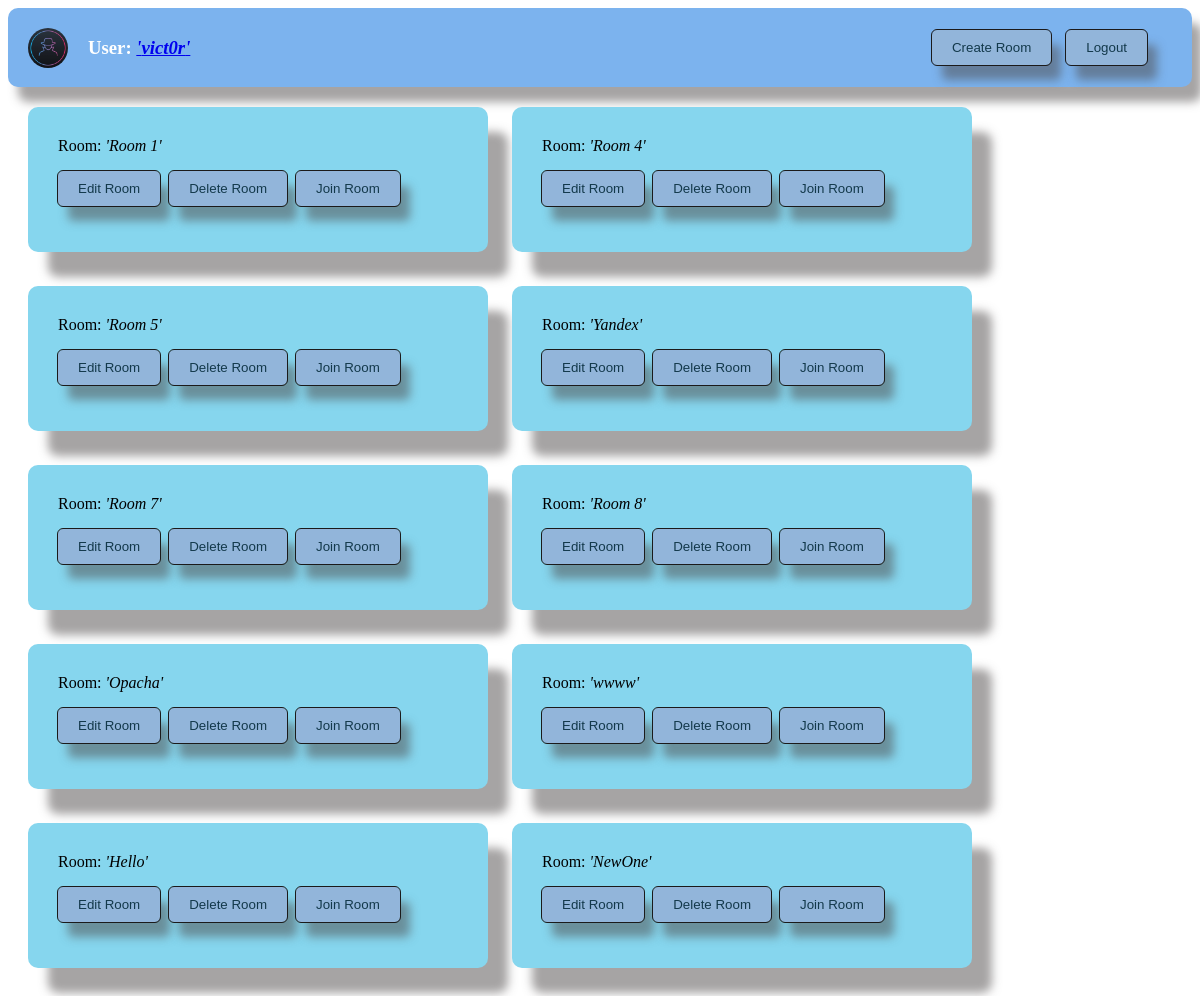
/chat/rooms/ (signed in), run on an earlier commit of the app's database.
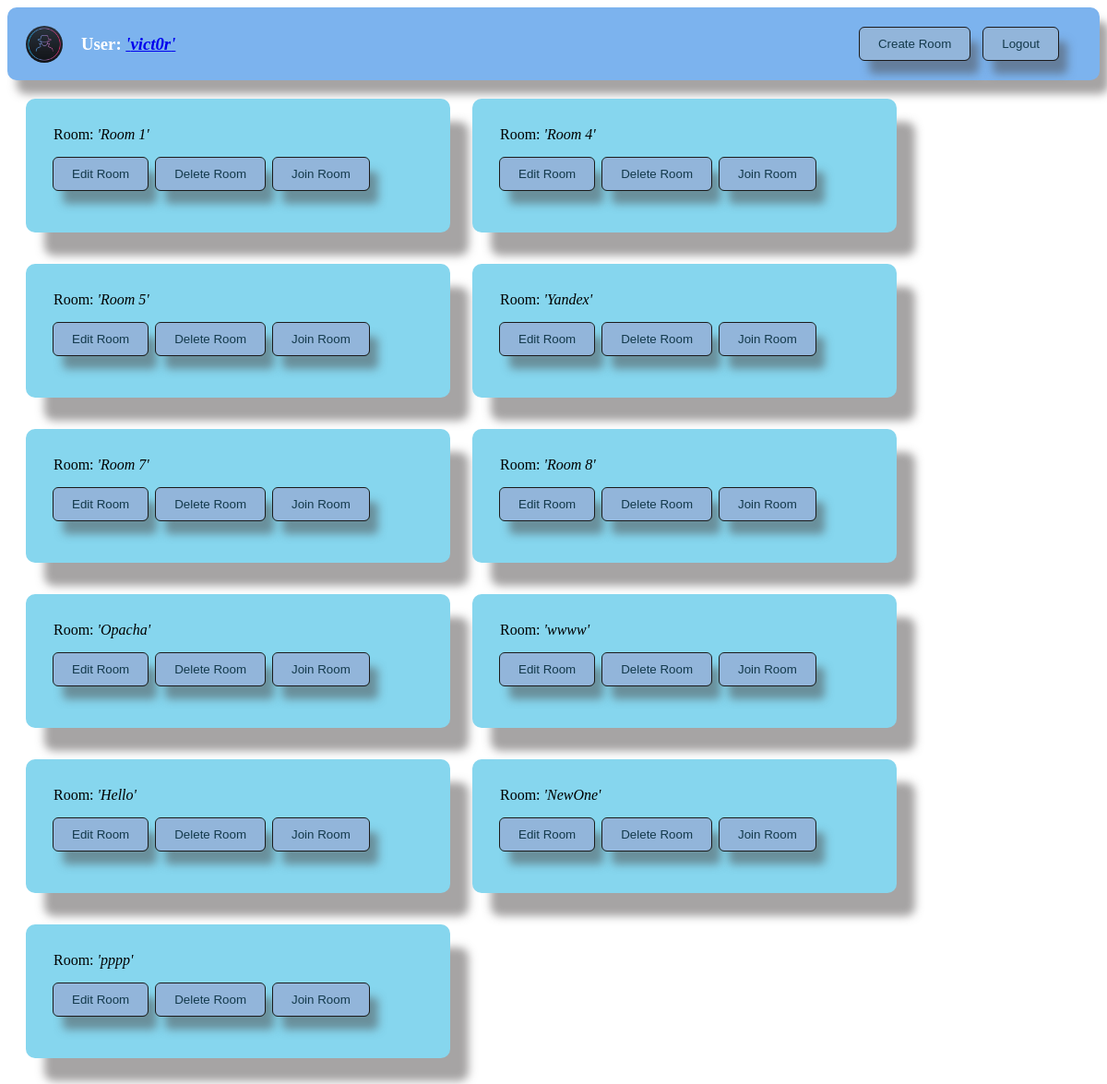
And on a later commit of the database.
### chat/models.py (models this page shows)
class Chat(models.Model):
    name = models.CharField(max_length=128)
    users = models.ManyToManyField(User, related_name='chats')
    def __str__(self):
        return self.name

### chat/views.py (the view)
# urls.py: path('rooms/', getRooms, name='getRooms'),
@login_required
def getRooms(request):
    roomWithIds=Chat.objects.filter().values('id', "name",)
    rooms = Chat.objects.all()
    user = request.user
    print('user:', user)
    print('user.id:', user.id)
    try:
        userProfile = UserProfile.objects.get(user=user)
        avatar = userProfile.avatar.url
    except:
        avatar = '/media/avatars/default.png'
    avatar_full_url = settings.SITE_URL + avatar
    print('avatar_full_url:', avatar_full_url)
    return render(request, 'chat/rooms.html', {'rooms': rooms, 'roomWithIds': roomWithIds, 'user' : user, 'avatar' : avatar, 'avatar_full_url' : avatar_full_url, })

### templates/chat/rooms.html (shortened to what this page needs)
{% extends 'default.html' %}
{% load static %}
{% block rooms %}
<div class="room-list" >
  {% for room in rooms %}
  <div class="room">
  <div id="room-name-container">
    <span >Room: <em id="room-name-display-{{ room.id }}">'{{ room }}'</em></span>
  </div>
      <button id="{{ room.id }}" class="btn edit-room">Edit Room</button>
      <button id="{{ room.id }}" class="btn delete-room">Delete Room</button>
      <button id="{{ room.id }}" class="btn enter-room">Join Room</button>
  </div>
  {% endfor %}
</div>
{% endblock rooms %}
{% block createRoom %}
<div class="top-delete-form">
  <button class="btn create-room">Create Room</button>
</div>
{% endblock createRoom %}
{% block avatar %}
<img class="logo" src="{{ avatar }}">
{% endblock avatar %}

What changed in the data, as far as the page shows it:
added Chat: name "pppp"
